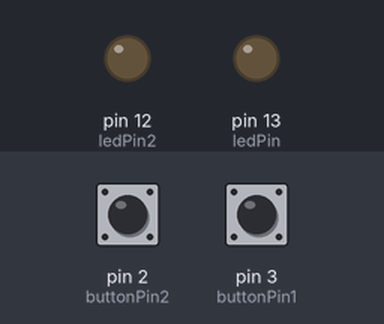
A sketch run on a simulated Arduino Uno, built with avr-gcc and run on an emulated ATmega328P. On the bench: output pins drawn as LEDs (lit = HIGH). Dashed ring = blinking. The inputs (shaded band) are chosen by the test bench; at power-on: pin 2 (buttonPin2) LOW, pin 3 (buttonPin1) LOW.

Above: at 1.2 s.
1.3 s: pin 2 (buttonPin2) pulled HIGH for 1 s
At 3.3 s:
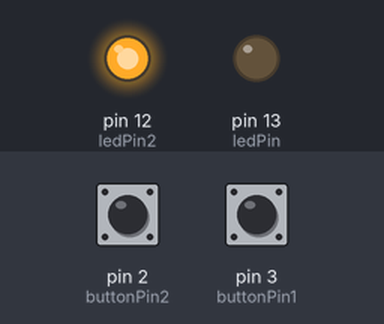
3.8 s: pin 3 (buttonPin1) pulled HIGH for 0.15 s
At 4.05 s:
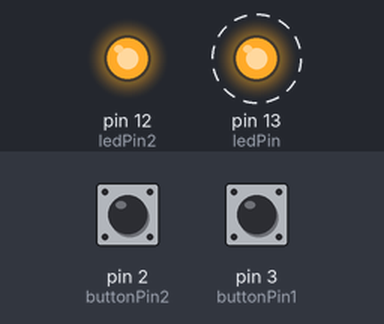
5.8 s: pin 3 (buttonPin1) pulled HIGH for 1 s
At 8.0 s:
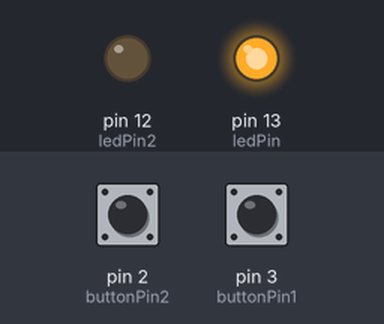
8.3 s: pin 3 (buttonPin1) pulled HIGH for 3.2 s
At 8.8 s:
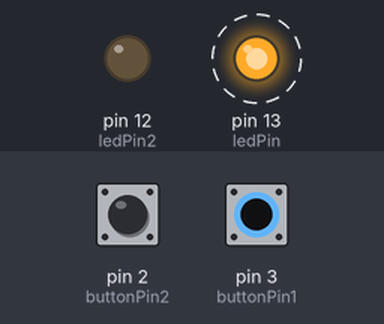
13.0 s: pin 2 (buttonPin2) pulled HIGH for 0.15 s
At 13.25 s:
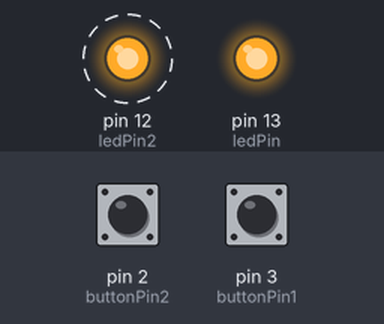
Timing chart, 0 to 16.0 s (numbered marks = the images above; inputs shaded):
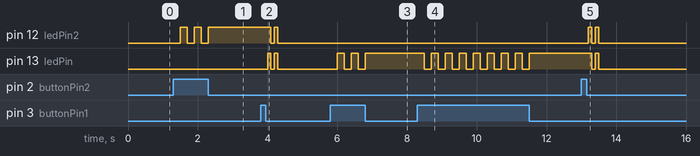

The sketch:

TwoButtons_toggle.ino
```cpp
const int buttonPin1 = 3;  //imput from button1
const int buttonPin2 = 2;    //imput from button2
const int ledPin =  13;       //ledPin
const int ledPin2 = 12;       //ledPin2
int buttonState1 = 0;         // variable for reading the pushbutton1 status
int buttonState2 = 0;         // variable for reading the pushbutton2 status
int ledstate = 0;              // variable for state of LED
int ledstate2 = 0;             // variable for state of LED2

void setup() {

  pinMode(ledPin, OUTPUT); // initialize the LED pin as an output:
   pinMode(ledPin2, OUTPUT);    // initialize the LED pin2 as an output:
  pinMode(buttonPin1, INPUT);   // initialize the pushbutton pin as an input:
  pinMode(buttonPin2, INPUT);    // initialize the pushbutton2 pin as an input:

}

void loop(){

  buttonState1 = digitalRead(buttonPin1); // read the state of the pushbutton value:
  buttonState2 = digitalRead(buttonPin2);  // read the state of the pushbutton2 value:


  if (buttonState1 == HIGH) {      // check if the pushbutton1 is pressed.
                                     // if it is, ledstate is NOT ledstate (meaning state flips: 0 becomes 1 and 1 becomes 0 )
    ledstate = !ledstate;
    delay(200);                     //delay so button won't get triggered too often
  }

   if (buttonState2 == HIGH) {      // check if the pushbutton2 is pressed.

    ledstate2 = !ledstate2;          // if it is, ledstate2 is NOT ledstate (meaning state flips: 0 becomes 1 and 1 becomes 0 )
    delay(200);
  }

  digitalWrite(ledPin, ledstate);    //output to ledPin with ledstate value
  digitalWrite(ledPin2,ledstate2);   ////output to ledPin2 with ledstate2 value

  if (ledstate == 1 && ledstate2 == 1){  //if ledstate and ledstate2 are both 1
  ledflash(); // call ledflash function
  ledstate = 0 ; // reset ledstate to 0
  ledstate2 = 0; // reset ledstate2 to 0
  }


}


void ledflash(){ //led flash function
  digitalWrite(ledPin, HIGH);
  digitalWrite(ledPin2, HIGH);
  delay(100);
  digitalWrite(ledPin, LOW);
  digitalWrite(ledPin2, LOW);
  delay(100);
  digitalWrite(ledPin, HIGH);
  digitalWrite(ledPin2, HIGH);
  delay(100);
  digitalWrite(ledPin, LOW);
  digitalWrite(ledPin2, LOW);
  delay(100);


}
```

Measured:
- after the input at 1.3 s, pin 12 (ledPin2): alternates HIGH for 0.20 s and LOW for 0.20 s, 5 changes in all, then stays HIGH, starting after 0.20 s
- after the input at 3.8 s, pin 12 (ledPin2): HIGH → LOW after 0.30 s, → HIGH 0.10 s later, → LOW 0.10 s later; pin 13 (ledPin): alternates HIGH for 0.10 s and LOW for 0.10 s, 4 changes in all, then stays LOW, starting after 0.20 s
- after the input at 5.8 s, pin 13 (ledPin): alternates HIGH for 0.20 s and LOW for 0.20 s, 5 changes in all, then stays HIGH, starting after 0.20 s
- after the input at 8.3 s, pin 13 (ledPin): alternates HIGH for 0.20 s and LOW for 0.20 s, 16 changes in all, then stays HIGH, starting after 0.20 s
- after the input at 13.0 s, pin 12 (ledPin2): alternates HIGH for 0.10 s and LOW for 0.10 s, 4 changes in all, then stays LOW, starting after 0.20 s; pin 13 (ledPin): HIGH → LOW after 0.30 s, → HIGH 0.10 s later, → LOW 0.10 s later
